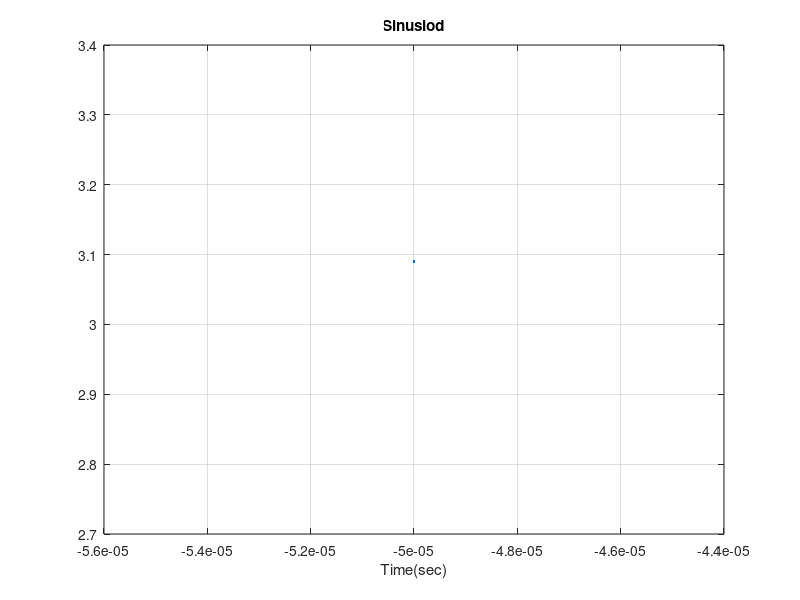

This chart was generated by the following MATLAB code:
A=10; f0=1000; phi=pi/2;
t0=1/f0;
tt=-2*t0/40;2*t0;
xx=A*cos(2*pi*f0*tt+phi);
plot(tt,xx)
title('Sinusiod');
xlabel('Time(sec)');
grid on;
